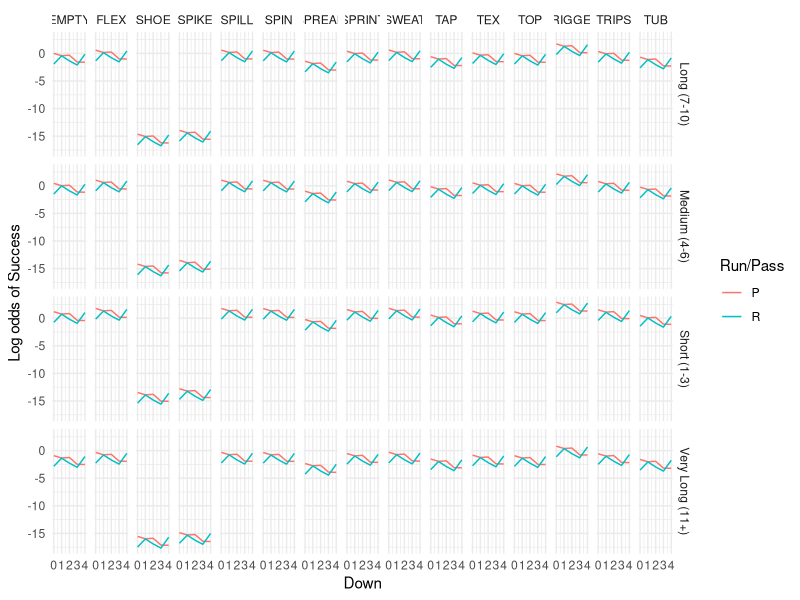
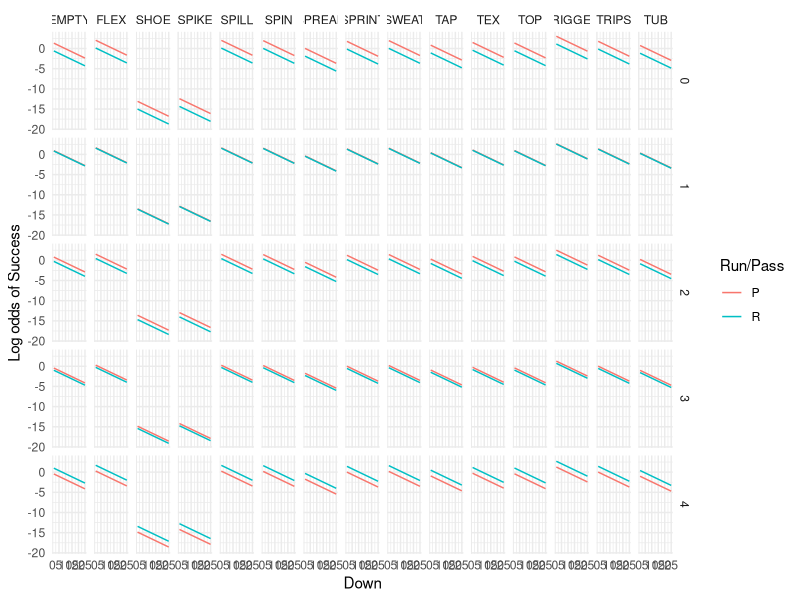
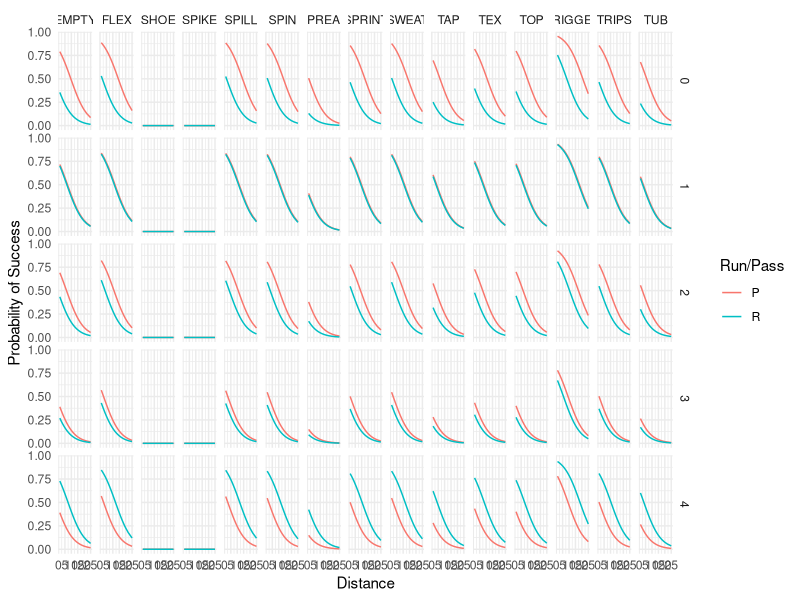
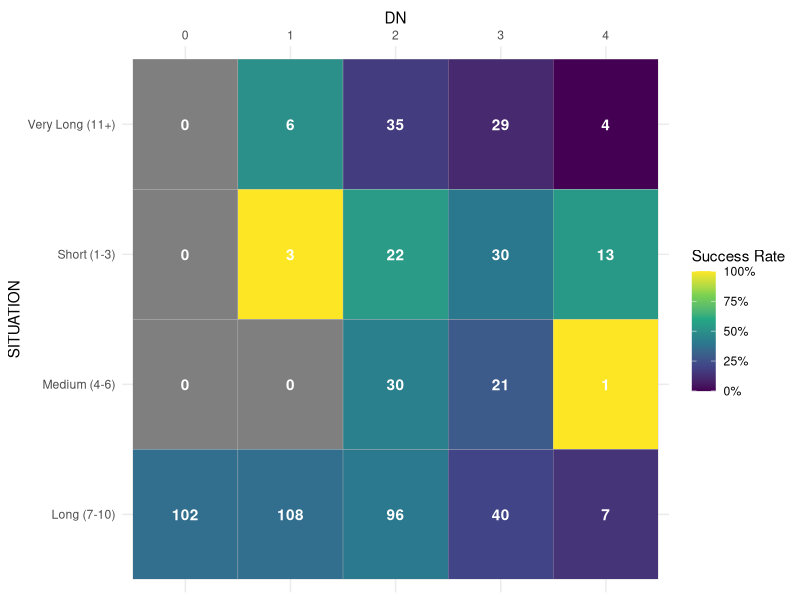
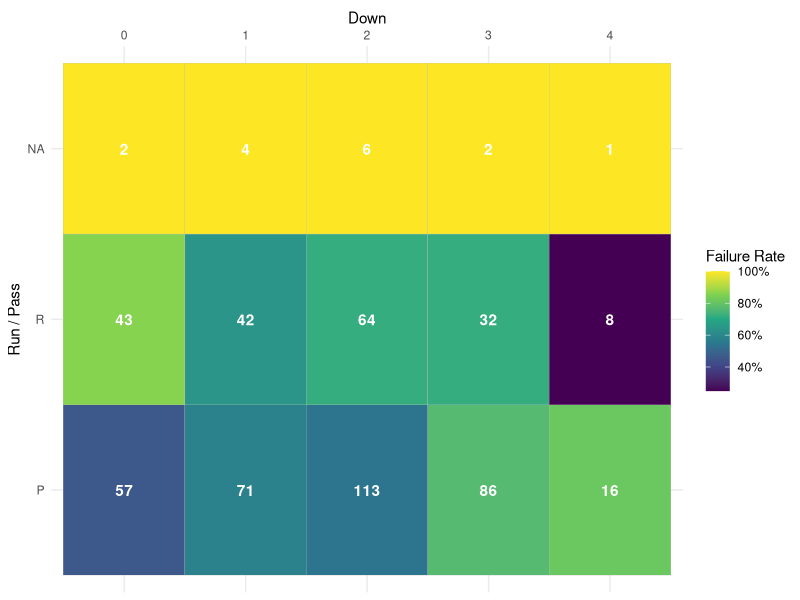
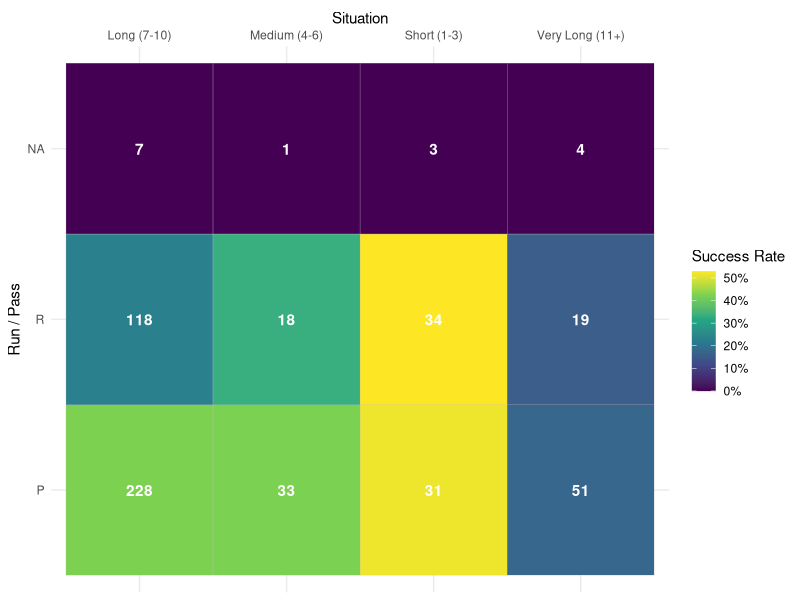
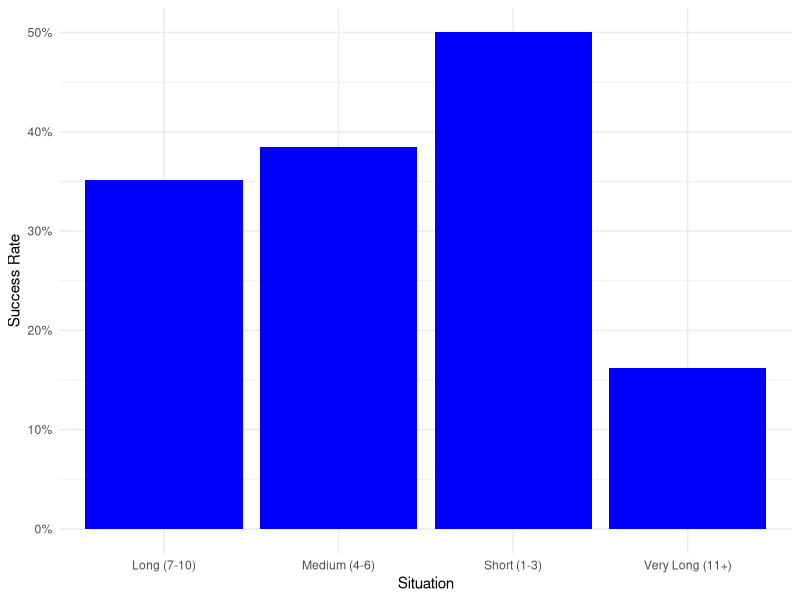
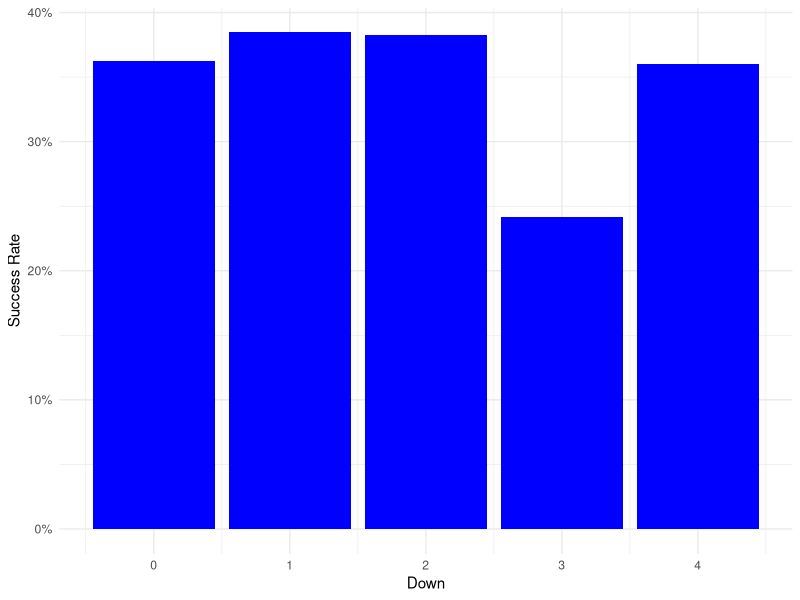

Generate these figures, in order, with R:
## ---- chunk 1
library(tidyverse)
## ---- chunk 2
endicott_2024 <- read_csv(here::here("data/endicott_2024.csv"))
norwich_2024 <- read_csv(here::here("data/norwich_2024.csv"))
wne_2024 <- read_csv(here::here("data/wne_2024.csv"))
union_2024 <- read_csv(here::here("data/union_2024.csv"))
rpi_2024 <- read_csv(here::here("data/rpi_2024.csv"))
hobart_2024 <- read_csv(here::here("data/hobart_2024.csv"))
rochester_2024 <- read_csv(here::here("data/rochester_2024.csv"))
ithaca_2024 <- read_csv(here::here("data/ithaca_2024.csv"))
buffstate_2024 <- read_csv(here::here("data/buffstate_2024.csv"))
## ---- chunk 3
union_2024 <- union_2024 |>
  select(-YEAR)
## ---- chunk 4
endicott_2024 <- endicott_2024 |>
  mutate(OPPONENT = "endicott", YEAR = "2024") 
  
norwich_2024 <- norwich_2024 |>
  mutate(OPPONENT = "norwich", YEAR = "2024") 

wne_2024 <- wne_2024 |>
  mutate(OPPONENT = "wne", YEAR = "2024") 

union_2024 <- union_2024 |>
  mutate(OPPONENT = "union", YEAR = "2024") 

rpi_2024 <- rpi_2024 |>
  mutate(OPPONENT = "rpi", YEAR = "2024") 

hobart_2024 <- hobart_2024 |>
  mutate(OPPONENT = "hobart", YEAR = "2024") 

rochester_2024 <- rochester_2024 |>
  mutate(OPPONENT = "rochester", YEAR = "2024") 

ithaca_2024 <- ithaca_2024|>
  mutate(OPPONENT = "ithaca", YEAR = "2024") 

buffstate_2024 <- buffstate_2024 |>
  mutate(OPPONENT = "buffstate", YEAR = "2024") 
## ---- chunk 5
`2024_Season` <- rbind(endicott_2024, norwich_2024, wne_2024, union_2024, rpi_2024, hobart_2024, rochester_2024, ithaca_2024, buffstate_2024)
## ---- chunk 6
`2024_Season` <- `2024_Season` |>
  select(
    OPPONENT, YEAR, "PLAY #", DN, DIST, "YARD LN", HASH, "GN/LS", "R/P", HASH, "FORMATION FAMILY", "OFF FORM", BACKFIELD, MOTION, "FORMATION TAG", PROTECTION, "PLAY RESULT", PERSONNEL
  )
## ---- chunk 7
 `2024_Season` <- `2024_Season` |>
    mutate(
      SUCCESSFUL = case_when(
        DN == 0 & `GN/LS` >= (0.4 * DIST) ~ 1,                     
        DN == 1 & `GN/LS` >= (0.4 * DIST) ~ 1,
        DN == 2 & `GN/LS` >= (0.6 * DIST) ~ 1,
        DN == 3 & `GN/LS` >= (DIST) ~ 1,
        DN == 4 & `GN/LS` >= (DIST) ~ 1,
        TRUE ~ 0
      )
    )
## ---- chunk 8
`2024_Season` <- `2024_Season` |>
  mutate(
    SITUATION = case_when(
      DIST <= 3 ~ "Short (1-3)",
      DIST <= 6 ~ "Medium (4-6)",
      DIST <= 10 ~ "Long (7-10)",
      TRUE ~ "Very Long (11+)"
    )
  ) 
## ---- chunk 9
success_by_situation <- `2024_Season` |>
  group_by(DN, SITUATION) |>
  summarise(
    plays = n(),
    success_rate = mean(SUCCESSFUL, na.rm = TRUE)
  ) |>
  arrange(DN, desc(success_rate))

success_by_situation
## ---- chunk 10
success_by_run_pass <- `2024_Season` |>
  group_by(`R/P`) |>
  summarise(
    plays = n(),
    success_rate = mean(SUCCESSFUL, na.rm = TRUE)
  ) |>
  arrange(success_rate)

success_by_run_pass
## ---- chunk 11
success_by_formation <- `2024_Season` |>
  group_by(`FORMATION FAMILY`) |>
  summarise(
    plays = n(),
    success_rate = mean(SUCCESSFUL, na.rm = TRUE)
  ) |>
  arrange(success_rate)
  
success_by_formation  
  
## ---- chunk 12
success_by_situation_formation <- `2024_Season` |>
  group_by(`FORMATION FAMILY`, SITUATION) |>
  summarise(
    plays = n(),
    success_rate = mean(SUCCESSFUL, na.rm = TRUE),
    .groups = "drop"
  ) |>
  arrange(`FORMATION FAMILY`, SITUATION)

success_by_situation_formation
## ---- chunk 13
# try out using just distance instead factor(situation)

logrun <- glm(SUCCESSFUL ~ `R/P`, data = `2024_Season`, family = binomial)

logsituation <- glm(SUCCESSFUL ~ SITUATION, data = `2024_Season`, family = binomial)

logdn <- glm(SUCCESSFUL ~ factor(DN), data = `2024_Season`, family = binomial)

logformation <- glm(SUCCESSFUL ~ `FORMATION FAMILY`, data = `2024_Season`, family = binomial)

logmodel1 <- glm(SUCCESSFUL ~ factor(`R/P`) + factor(SITUATION) + factor(DN) + factor(`FORMATION FAMILY`), data = `2024_Season`, family = binomial)

logmodel2 <- glm(SUCCESSFUL ~ factor(`R/P`) * factor(DN) + factor(SITUATION) + factor(`FORMATION FAMILY`), data = `2024_Season`, family = binomial)

logmodel3 <- glm(SUCCESSFUL ~ factor(`R/P`) * factor(DN) + factor(SITUATION) * factor(`FORMATION FAMILY`), data = `2024_Season`, family = binomial)

logmodel4 <- glm(SUCCESSFUL ~ factor(`R/P`) * factor(`FORMATION FAMILY`) + factor(DN) + factor(SITUATION), data = `2024_Season`, family = binomial)

logmodel5 <- glm(SUCCESSFUL ~ factor(`R/P`) * factor(SITUATION) + factor(DN) + factor(`FORMATION FAMILY`), data = `2024_Season`, family = binomial)

logmodel7 <- glm(SUCCESSFUL ~ factor(`R/P`) * factor(DN) + DIST + factor(`FORMATION FAMILY`), data = `2024_Season`, family = binomial)
#add some sort of interaction to logmodel7
## ---- chunk 14
summary(logrun)
## ---- chunk 15
summary(logsituation)
## ---- chunk 16
summary(logdn)
## ---- chunk 17
summary(logformation)
## ---- chunk 18
AIC(logrun, logsituation, logdn, logformation, logmodel1, logmodel2)
## ---- chunk 19
AIC(logmodel1, logmodel2, logmodel3, logmodel4, logmodel5, logmodel7)
## ---- chunk 20
install.packages("broom")
## ---- chunk 21
library(modelr)
library(broom)

grid <- `2024_Season` |>
  data_grid(
    `R/P` = c("R", "P"),
    DN = c(0, 1, 2, 3, 4),
    SITUATION = c("Short (1-3)", "Medium (4-6)", "Long (7-10)", "Very Long (11+)"),
    `FORMATION FAMILY` = c("EMPTY", "FLEX", "SHOE", "SPIKE", "SPILL", "SPIN", "SPREAD", "SPRINT", "SWEAT", "TAP", "TEX", "TOP", "TRIGGER", "TRIPS", "TUB")
  )

aug_surv <- augment(logmodel2, newdata = grid,
                    se_fit = TRUE)
## ---- chunk 22
# switch fitted to predicted, make x = distance, down goes on facet
ggplot(aug_surv, aes(x = DN, y = .fitted, color = `R/P`)) +
  geom_line() +
  facet_grid(SITUATION ~ `FORMATION FAMILY`) +
  labs(
    y = "Log odds of Success",
    x = "Down",
    color = "Run/Pass"
  ) +
  theme_minimal()
## ---- chunk 23
grid2 <- `2024_Season` |>
  #building our potential data for our predictions based off logmodel7
  data_grid(
    `R/P` = c("R", "P"),
    DN = c(0, 1, 2, 3, 4),
    DIST = c(1:20, 22, 25),
    `FORMATION FAMILY` = c("EMPTY", "FLEX", "SHOE", "SPIKE", "SPILL", "SPIN", "SPREAD", "SPRINT", "SWEAT", "TAP", "TEX", "TOP", "TRIGGER", "TRIPS", "TUB")
  )
#predicted values based of our logmodel7
aug_surv2 <- augment(logmodel7, newdata = grid2,
                    se_fit = TRUE)
## ---- chunk 24
# switch fitted to predicted, make x = distance, down goes on facet
ggplot(aug_surv2, aes(x = DIST, y = .fitted, color = `R/P`)) +
  geom_line() +
  facet_grid(DN~`FORMATION FAMILY`) +
  labs(
    y = "Log odds of Success",
    x = "Down",
    color = "Run/Pass"
  ) +
  theme_minimal()
## ---- chunk 25
aug_surv3 <- aug_surv2 %>%
  mutate(
    prob = plogis(.fitted)
  )
## ---- chunk 26
# switch fitted to predicted, make x = distance, down goes on facet
ggplot(aug_surv3, aes(x = DIST, y = prob, color = `R/P`)) +
  geom_line() +
  facet_grid( DN ~`FORMATION FAMILY`) +
  labs(
    y = "Probability of Success",
    x = "Distance",
    color = "Run/Pass"
  ) +
  theme_minimal()
## ---- chunk 27
#ADD IN A COUNT VARIABLE geom text, also do more heat maps with proportions of failures and successes instead of just success rate

success_map <- `2024_Season` |>
  mutate(DN = as.factor(DN),
         SITUATION = as.factor(SITUATION)) |>
  group_by(DN, SITUATION, .drop = FALSE) |>
  summarise(
    SUCCESS = mean(SUCCESSFUL),
    n = n()) |>
  ungroup() |>
  mutate(
    # recode situation for nicer labels
    SITUATION = fct_recode(SITUATION,
                           "Short (1-3)" = "1",
                           "Medium (4-6)" = "2",
                           "Long (7-10)" = "3",
                           "Very Long (11+)" = "4"),
    # order downs from 1st to 4th
    DN = fct_relevel(DN, c("0","1","2","3","4"))
  )
success_map
# heatmap
ggplot(success_map, aes(x = DN, y = SITUATION, fill = SUCCESS)) +
  geom_tile(colour = "grey") +
  geom_text(aes(label = n), color = "white", fontface = "bold") +
  scale_fill_viridis_c(name = "Success Rate", labels = scales::percent) +
  theme_minimal() +
  scale_x_discrete(position = "top")
## ---- chunk 28
failure_map_rp <- `2024_Season` |>
  mutate(
    DN = as.factor(DN),
    RP = as.factor(`R/P`)   # make R/P into a factor
  ) |>
  group_by(DN, RP, .drop = FALSE) |>
  summarise(
    FAILURE = 1 - mean(SUCCESSFUL, na.rm = TRUE),  # proportion of failures,  # proportion successful
    n = n()                                    # count of plays
  ) |>
  ungroup() |>
  mutate(
    # order downs from 1st to 4th
    DN = fct_relevel(DN, c("0","1","2","3","4"))
  )

failure_map_rp

ggplot(failure_map_rp, aes(x = DN, y = RP, fill = FAILURE)) +
  geom_tile(colour = "grey") +
  geom_text(aes(label = n), color = "white", fontface = "bold") +
  scale_fill_viridis_c(
    name = "Failure Rate", 
    labels = scales::percent
  ) +
  theme_minimal() +
  scale_x_discrete(position = "top") +
  labs(x = "Down", y = "Run / Pass")
## ---- chunk 29
success_map_sit_rp <- `2024_Season` |>
  mutate(
    SITUATION = as.factor(SITUATION),
    RP = as.factor(`R/P`)
  ) |>
  group_by(SITUATION, RP, .drop = FALSE) |>
  summarise(
    SUCCESS = mean(SUCCESSFUL, na.rm = TRUE),  # proportion of successes
    n = n()                                    # count of plays
  ) |>
  ungroup() |>
  mutate(
    # recode situations for nicer labels
    SITUATION = fct_recode(SITUATION,
                           "Short (1-3)" = "1",
                           "Medium (4-6)" = "2",
                           "Long (7-10)" = "3",
                           "Very Long (11+)" = "4")
  )

success_map_sit_rp

ggplot(success_map_sit_rp, aes(x = SITUATION, y = RP, fill = SUCCESS)) +
  geom_tile(colour = "grey") +
  geom_text(aes(label = n), color = "white", fontface = "bold") +
  scale_fill_viridis_c(
    name = "Success Rate",
    labels = scales::percent
  ) +
  theme_minimal() +
  scale_x_discrete(position = "top") +
  labs(x = "Situation", y = "Run / Pass")
## ---- chunk 30
# situation, success rate
ggplot(`2024_Season` |> 
         group_by(SITUATION) |> 
         summarise(success_rate = mean(SUCCESSFUL, na.rm = TRUE)),
       aes(x = SITUATION, y = success_rate)) +
  geom_col(fill = "blue") +
  theme_minimal() +
  labs(x = "Situation", y = "Success Rate") +
  scale_y_continuous(labels = scales::percent)

# down, success rate
ggplot(`2024_Season` |> 
         group_by(DN) |> 
         summarise(success_rate = mean(SUCCESSFUL, na.rm = TRUE)),
       aes(x = DN, y = success_rate)) +
  geom_col(fill = "blue") +
  theme_minimal() +
  labs(x = "Down", y = "Success Rate") +
  scale_y_continuous(labels = scales::percent)

# run/pass, success rate
ggplot(`2024_Season` |> 
         group_by(`R/P`) |> 
         summarise(success_rate = mean(SUCCESSFUL, na.rm = TRUE)),
       aes(x = `R/P`, y = success_rate)) +
  geom_col(fill = "blue") +
  theme_minimal() +
  labs(x = "Run/Pass", y = "Success Rate") +
  scale_y_continuous(labels = scales::percent)

# Offensive formation, success rate
ggplot(`2024_Season` |> 
         group_by(`OFF FORM`) |> 
         summarise(success_rate = mean(SUCCESSFUL, na.rm = TRUE)),
       aes(x = `OFF FORM`, y = success_rate)) +
  geom_col(fill = "blue") +
  theme_minimal() +
  labs(x = "Offensive Formation", y = "Success Rate") +
  scale_y_continuous(labels = scales::percent)
## ---- chunk 31
# the model from way above that we said was our best model so far
logmodel7 <- glm(SUCCESSFUL ~ factor(`R/P`) * factor(DN) + DIST + factor(`FORMATION FAMILY`), data = `2024_Season`, family = binomial)
# add an interaction with DIST ADN `r/p`
logmodel8 <- glm(SUCCESSFUL ~ factor(`R/P`) * factor(DN) + DIST * factor(`R/P`) + factor(`FORMATION FAMILY`), data = `2024_Season`, family = binomial)

# add an interaction with Formation and `r/p`
logmodel9 <- glm(SUCCESSFUL ~ factor(`R/P`) * factor(DN) + factor(`FORMATION FAMILY`) * factor(`R/P`) + DIST, data = `2024_Season`, family = binomial)
# Interaction between `r/p`, DN, and DIST
logmodel10 <- glm(SUCCESSFUL ~ factor(`R/P`) * factor(DN) * DIST + factor(`FORMATION FAMILY`), data = `2024_Season`, family = binomial)
logmodel11 <- glm(SUCCESSFUL ~ factor(`R/P`) * factor(DN) * DIST,data = `2024_Season`, family = binomial)
## ---- chunk 32
AIC(logmodel7, logmodel8, logmodel9, logmodel10, logmodel11)
## ---- chunk 33
success_by_personnel <- `2024_Season` |>
  group_by(`PERSONNEL`) |>
  summarise(
    plays = n(),
    success_rate = mean(SUCCESSFUL, na.rm = TRUE)
  ) |>
  arrange(success_rate)
  
success_by_personnel
  
## ---- chunk 34
logmodelpersonnel <- glm(SUCCESSFUL ~ factor(`R/P`) * factor(DN) + DIST + factor(`PERSONNEL`) + factor(`OFF FORM`), data = `2024_Season`, family = binomial)

## ---- chunk 35
AIC(logmodel7, logmodelpersonnel)
